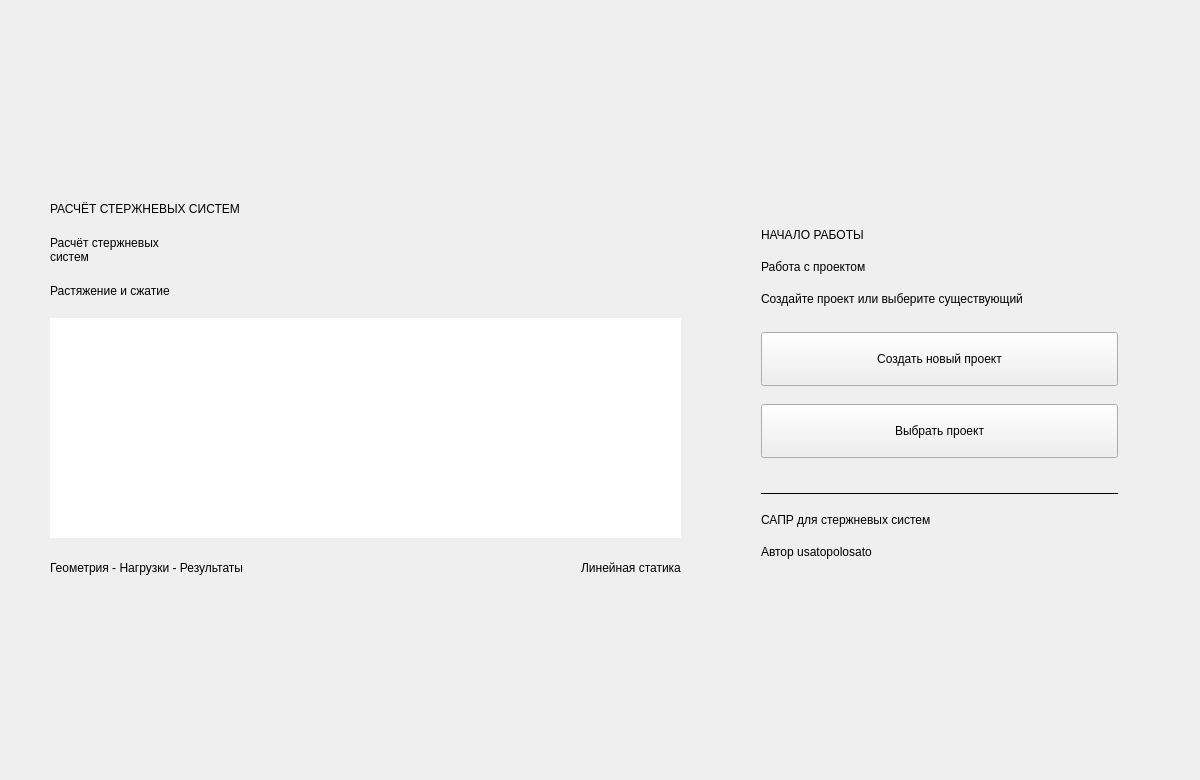
<?xml version='1.0' encoding='UTF-8'?>
<ui version="4.0">
 <class>WelcomePage</class>
 <widget class="QWidget" name="WelcomePage">
  <property name="geometry">
   <rect>
    <x>0</x>
    <y>0</y>
    <width>1200</width>
    <height>780</height>
   </rect>
  </property>
  <property name="windowTitle">
   <string>САПР - Начало работы</string>
  </property>
  <layout class="QHBoxLayout" name="welcomeLayout" stretch="3,2">
   <property name="spacing">
    <number>48</number>
   </property>
   <property name="leftMargin">
    <number>50</number>
   </property>
   <property name="topMargin">
    <number>40</number>
   </property>
   <property name="rightMargin">
    <number>50</number>
   </property>
   <property name="bottomMargin">
    <number>40</number>
   </property>
   <item>
    <widget class="QWidget" name="heroPanel">
     <layout class="QVBoxLayout" name="heroLayout">
      <property name="spacing">
       <number>20</number>
      </property>
      <property name="leftMargin">
       <number>0</number>
      </property>
      <property name="topMargin">
       <number>0</number>
      </property>
      <property name="rightMargin">
       <number>0</number>
      </property>
      <property name="bottomMargin">
       <number>0</number>
      </property>
      <item>
       <spacer name="heroTopSpace">
        <property name="orientation">
         <enum>Qt::Vertical</enum>
        </property>
        <property name="sizeHint" stdset="0">
         <size>
          <width>20</width>
          <height>24</height>
         </size>
        </property>
       </spacer>
      </item>
      <item>
       <widget class="QLabel" name="heroEyebrow">
        <property name="role" stdset="0">
         <string>eyebrow</string>
        </property>
        <property name="text">
         <string>РАСЧЁТ СТЕРЖНЕВЫХ СИСТЕМ</string>
        </property>
       </widget>
      </item>
      <item>
       <widget class="QLabel" name="heroTitleLabel">
        <property name="role" stdset="0">
         <string>heroTitle</string>
        </property>
        <property name="text">
         <string>Расчёт стержневых
систем</string>
        </property>
        <property name="wordWrap">
         <bool>true</bool>
        </property>
       </widget>
      </item>
      <item>
       <widget class="QLabel" name="heroDescriptionLabel">
        <property name="role" stdset="0">
         <string>muted</string>
        </property>
        <property name="text">
         <string>Растяжение и сжатие</string>
        </property>
        <property name="wordWrap">
         <bool>true</bool>
        </property>
       </widget>
      </item>
      <item>
       <widget class="QGraphicsView" name="welcomeStructureView">
        <property name="minimumSize">
         <size>
          <width>0</width>
          <height>220</height>
         </size>
        </property>
        <property name="maximumSize">
         <size>
          <width>16777215</width>
          <height>280</height>
         </size>
        </property>
        <property name="focusPolicy">
         <enum>Qt::NoFocus</enum>
        </property>
        <property name="accessibleName">
         <string>Иллюстрация стержневой конструкции</string>
        </property>
        <property name="frameShape">
         <enum>QFrame::NoFrame</enum>
        </property>
        <property name="verticalScrollBarPolicy">
         <enum>Qt::ScrollBarAlwaysOff</enum>
        </property>
        <property name="horizontalScrollBarPolicy">
         <enum>Qt::ScrollBarAlwaysOff</enum>
        </property>
        <property name="interactive">
         <bool>false</bool>
        </property>
       </widget>
      </item>
      <item>
       <layout class="QHBoxLayout" name="heroFootnoteLayout" stretch="1,0,0">
        <property name="spacing">
         <number>14</number>
        </property>
        <item>
         <widget class="QLabel" name="workflowLabel">
          <property name="role" stdset="0">
           <string>muted</string>
          </property>
          <property name="text">
           <string>Геометрия - Нагрузки - Результаты</string>
          </property>
          <property name="wordWrap">
           <bool>true</bool>
          </property>
          <property name="sizePolicy">
           <sizepolicy hsizetype="Expanding" vsizetype="Preferred">
            <horstretch>1</horstretch>
            <verstretch>0</verstretch>
           </sizepolicy>
          </property>
         </widget>
        </item>
        <item>
         <spacer name="heroFootnoteSpace">
          <property name="orientation">
           <enum>Qt::Horizontal</enum>
          </property>
          <property name="sizeHint" stdset="0">
           <size>
            <width>20</width>
            <height>20</height>
           </size>
          </property>
          <property name="sizeType">
           <enum>QSizePolicy::Fixed</enum>
          </property>
         </spacer>
        </item>
        <item>
         <widget class="QLabel" name="staticBadgeLabel">
          <property name="role" stdset="0">
           <string>badge</string>
          </property>
          <property name="text">
           <string>Линейная статика</string>
          </property>
          <property name="alignment">
           <set>Qt::AlignCenter</set>
          </property>
         </widget>
        </item>
       </layout>
      </item>
      <item>
       <spacer name="heroBottomSpace">
        <property name="orientation">
         <enum>Qt::Vertical</enum>
        </property>
        <property name="sizeHint" stdset="0">
         <size>
          <width>20</width>
          <height>24</height>
         </size>
        </property>
       </spacer>
      </item>
     </layout>
    </widget>
   </item>
   <item alignment="Qt::AlignVCenter">
    <widget class="QFrame" name="startCard">
     <property name="minimumSize">
      <size>
       <width>350</width>
       <height>0</height>
      </size>
     </property>
     <property name="maximumSize">
      <size>
       <width>440</width>
       <height>16777215</height>
      </size>
     </property>
     <property name="role" stdset="0">
      <string>card</string>
     </property>
     <property name="frameShape">
      <enum>QFrame::NoFrame</enum>
     </property>
     <layout class="QVBoxLayout" name="startCardLayout">
      <property name="spacing">
       <number>18</number>
      </property>
      <property name="leftMargin">
       <number>32</number>
      </property>
      <property name="topMargin">
       <number>36</number>
      </property>
      <property name="rightMargin">
       <number>32</number>
      </property>
      <property name="bottomMargin">
       <number>28</number>
      </property>
      <item>
       <widget class="QLabel" name="startEyebrowLabel">
        <property name="role" stdset="0">
         <string>eyebrow</string>
        </property>
        <property name="text">
         <string>НАЧАЛО РАБОТЫ</string>
        </property>
       </widget>
      </item>
      <item>
       <widget class="QLabel" name="startTitleLabel">
        <property name="role" stdset="0">
         <string>cardTitle</string>
        </property>
        <property name="text">
         <string>Работа с проектом</string>
        </property>
        <property name="wordWrap">
         <bool>true</bool>
        </property>
       </widget>
      </item>
      <item>
       <widget class="QLabel" name="startDescriptionLabel">
        <property name="role" stdset="0">
         <string>muted</string>
        </property>
        <property name="text">
         <string>Создайте проект или выберите существующий</string>
        </property>
        <property name="wordWrap">
         <bool>true</bool>
        </property>
       </widget>
      </item>
      <item>
       <spacer name="startActionSpace">
        <property name="orientation">
         <enum>Qt::Vertical</enum>
        </property>
        <property name="sizeType">
         <enum>QSizePolicy::Fixed</enum>
        </property>
        <property name="sizeHint" stdset="0">
         <size>
          <width>20</width>
          <height>8</height>
         </size>
        </property>
       </spacer>
      </item>
      <item>
       <widget class="QPushButton" name="createProjectButton">
        <property name="minimumSize">
         <size>
          <width>0</width>
          <height>54</height>
         </size>
        </property>
        <property name="cursor">
         <cursorShape>PointingHandCursor</cursorShape>
        </property>
        <property name="role" stdset="0">
         <string>primary</string>
        </property>
        <property name="text">
         <string>Создать новый проект</string>
        </property>
        <property name="toolTip">
         <string>Открыть рабочее пространство нового проекта</string>
        </property>
       </widget>
      </item>
      <item>
       <widget class="QPushButton" name="openProjectButton">
        <property name="minimumSize">
         <size>
          <width>0</width>
          <height>54</height>
         </size>
        </property>
        <property name="cursor">
         <cursorShape>PointingHandCursor</cursorShape>
        </property>
        <property name="role" stdset="0">
         <string>secondary</string>
        </property>
        <property name="text">
         <string>Выбрать проект</string>
        </property>
        <property name="toolTip">
         <string>Выбрать существующий файл проекта</string>
        </property>
       </widget>
      </item>
      <item>
       <spacer name="startFooterSpace">
        <property name="orientation">
         <enum>Qt::Vertical</enum>
        </property>
        <property name="sizeType">
         <enum>QSizePolicy::Fixed</enum>
        </property>
        <property name="sizeHint" stdset="0">
         <size>
          <width>20</width>
          <height>16</height>
         </size>
        </property>
       </spacer>
      </item>
      <item>
       <widget class="QFrame" name="startSeparator">
        <property name="frameShape">
         <enum>QFrame::HLine</enum>
        </property>
        <property name="frameShadow">
         <enum>QFrame::Plain</enum>
        </property>
       </widget>
      </item>
      <item>
       <widget class="QLabel" name="productDescriptionLabel">
        <property name="role" stdset="0">
         <string>muted</string>
        </property>
        <property name="text">
         <string>САПР для стержневых систем</string>
        </property>
        <property name="wordWrap">
         <bool>true</bool>
        </property>
       </widget>
      </item>
      <item>
       <widget class="QLabel" name="authorLabel">
        <property name="role" stdset="0">
         <string>eyebrow</string>
        </property>
        <property name="text">
         <string>Автор usatopolosato</string>
        </property>
       </widget>
      </item>
     </layout>
    </widget>
   </item>
  </layout>
 </widget>
 <tabstops>
  <tabstop>createProjectButton</tabstop>
  <tabstop>openProjectButton</tabstop>
 </tabstops>
 <resources />
 <connections />
</ui>
